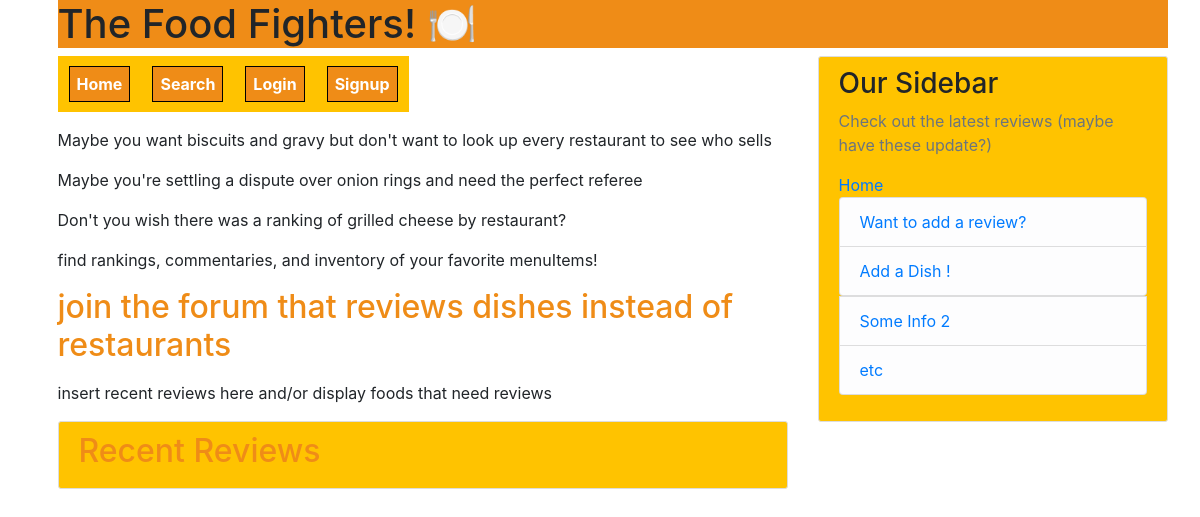
The app's page /, older data.
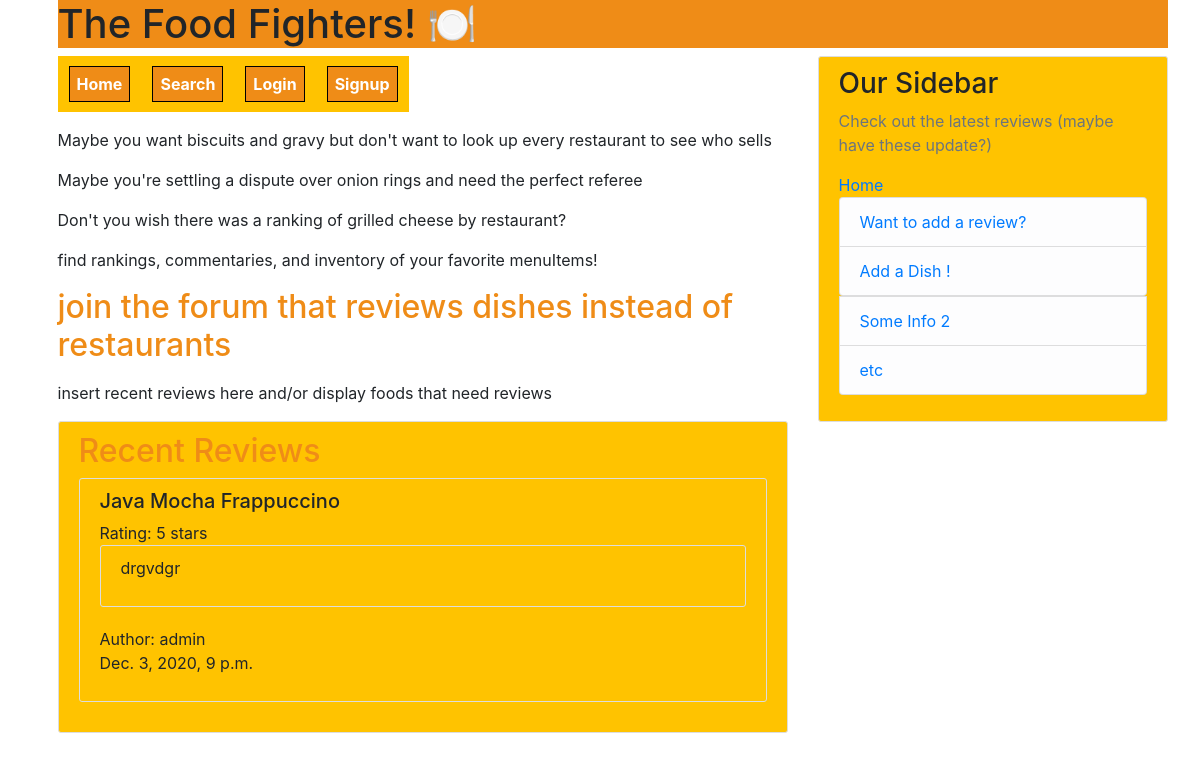
The same page, newer data.
### reviews/models.py (models this page shows, shortened)
class Review(models.Model):
    stars = [
        (1, '1 star'),
        (2, '2 stars'),
        (3, '3 stars'),
        (4, '4 stars'),
        (5, '5 stars'),
    ]
    dish = models.ForeignKey(Dish, on_delete=models.CASCADE)
    restaurant = models.ForeignKey(Restaurant, on_delete=models.CASCADE)
    review_text = models.TextField()
    rating = models.PositiveIntegerField(choices=stars)
    date_posted = models.DateTimeField(default=timezone.now)
    author = models.ForeignKey(User, on_delete=models.CASCADE)
    class Meta:
        verbose_name_plural = "reviews"
        constraints = [
            models.UniqueConstraint(fields=['author','dish','restaurant'], name='oneVote')
        ]

### dishes/models.py (models this page shows)
class Dish(models.Model):
    title = models.CharField(max_length=50, blank=False, null=False)
    resID = models.ForeignKey(Restaurant, on_delete=models.CASCADE)
    price = models.DecimalField(decimal_places=2,max_digits=10000)
    description = models.TextField(blank=False, null=False)
    numReviews = models.IntegerField(default=0)
    class Meta:
        verbose_name_plural = "dishes"
        constraints = [
            models.UniqueConstraint(fields=['title','resID'], name='menuItem')
        ]
    def __str__(self):
        return self.title

### theDopestDishProject/urls.py (the view)
# urls.py: path('', home_view, name='home'),     #display recent reviews, short blurb, login/signup options, to link to home.html we add name='home'
def home_view(request,*args,**kwargs):
    print(request.user.is_authenticated)
    reviewList = Review.objects.all()
    context = {
    'reviewList':reviewList
    }
    return render(request,"home.html", context)

### templates/home.html (shortened to what this page needs)
{% extends 'base.html' %}
{% block content %}
<head>
</head>
<p>Maybe you want biscuits and gravy but don't want to look up every restaurant to see who sells</p>
 <p>Maybe you're settling a dispute over onion rings and need the perfect referee</p>
 <p>Don't you wish there was a ranking of grilled cheese by restaurant?</p>
 <p>find rankings, commentaries, and inventory of your favorite menuItems!</p>
 <h2>join the forum that reviews dishes instead of restaurants</h2>
 <p>insert recent reviews here and/or display foods that need reviews</p>
 <div class="content-section">
   <h2>Recent Reviews</h2>
   {% for post in reviewList %}
   <div class="content-section">
  <h5>{{post.dish}} </h5>
   <p1>Rating: {{post.rating}} stars</p1>
   <div class="content-section">
     <p>{{post.review_text}}</p>
     </div>
     <p1>Author: {{post.author}} </p1>
     <p>{{post.date_posted}} </p>
     </div>
       {% endfor %}
 </div>
{% endblock %}

Row changes from the older to the newer data that the page shows:
added Review: dish "Java Mocha Frappuccino", rating "5", review_text "drgvdgr", author "admin", date_posted "Dec. 3, 2020, 9 p.m."
